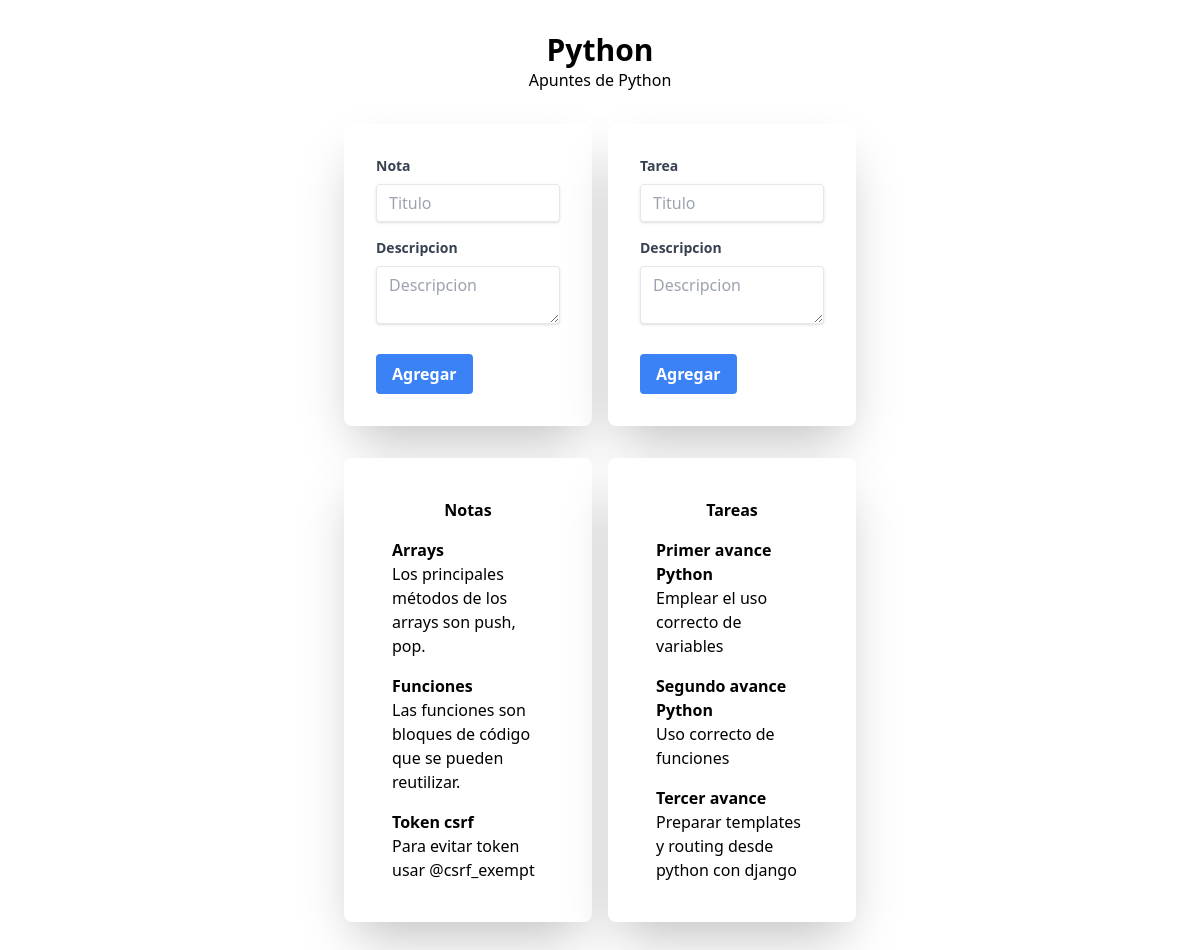
The page /apuntes/25 on the database its author committed.
### app/models.py (models this page shows, shortened)
class Agenda(models.Model):
    nombre = models.CharField(max_length=50)
    descripcion = models.CharField(max_length=200)

class Nota(models.Model):
    titulo = models.CharField(max_length=50)
    descripcion = models.CharField(max_length=200)
    agenda = models.ForeignKey(Agenda, on_delete=models.CASCADE)

class Tarea(models.Model):
    titulo = models.CharField(max_length=50)
    descripcion = models.CharField(max_length=200)
    estado = models.BooleanField(default=False)
    agenda = models.ForeignKey(Agenda, on_delete=models.CASCADE)

### app/views.py (the view, shortened to what this page needs)
# urls.py: path('apuntes/', crear_agenda, name='index'), # por si no se pone el id
@csrf_exempt
def apuntes(request, id):
  try:
    agenda = Agenda.objects.get(id=id)
    notas = Nota.objects.filter(agenda=agenda)
    tareas = Tarea.objects.filter(agenda=agenda)
  except Agenda.DoesNotExist:
    return redirect('index')
  template = loader.get_template('apuntes.html')
  context = {'agenda': agenda, 'notas': notas, 'tareas': tareas}
  render = template.render(context)
  return HttpResponse(render)

### templates/apuntes.html (shortened to what this page needs)
<!DOCTYPE html>
<html lang="es">
<head>
  <script src="https://cdn.tailwindcss.com"></script>
</head>
<body>
  <div class="flex justify-center items-center pt-8">
    <div class="bg-white rounded-lg">
      <h1 class="text-3xl font-bold text-center">{{agenda.nombre}}</h1>
      <p>{{agenda.descripcion}}</p>
    </div>
  </div>
  <div class="grid grid-cols-2 gap-4 max-w-lg mx-auto my-8">
    <div class="bg-white rounded-lg shadow-2xl p-8 max-w-[260px]">
      <form class="" action="{% url 'apuntes' agenda.id %}" method="POST">
        <div class="mb-4">
          <label class="block text-gray-700 text-sm font-bold mb-2" for="nota-titulo">
            Nota
          </label>
          <input class="shadow appearance-none border rounded w-full py-2 px-3 text-gray-700 leading-tight focus:outline-none focus:shadow-outline"
            id="nota-titulo" type="text" placeholder="Titulo" name="titulo" required>
        </div>
        <div class="mb-6">
          <label class="block text-gray-700 text-sm font-bold mb-2" for="nota-descripcion">
            Descripcion
          </label>
          <textarea class="shadow appearance-none border rounded w-full py-2 px-3 text-gray-700 leading-tight focus:outline-none focus:shadow-outline"
            id="nota-descripcion" type="text" placeholder="Descripcion" name="descripcion"></textarea>
        </div>
        <div class="flex items-center justify-between">
          <button class="bg-blue-500 hover:bg-blue-700 text-white font-bold py-2 px-4 rounded focus:outline-none focus:shadow-outline"
            type="submit" name="submit">
            Agregar
          </button>
        </div>
      </form>
    </div>
    <div class="bg-white rounded-lg shadow-2xl p-8 max-w-[260px]">
      <form class="" action="{% url 'apuntes' agenda.id %}" method="POST">
        <div class="mb-4">
          <label class="block text-gray-700 text-sm font-bold mb-2" for="tarea-titulo">
            Tarea
          </label>
          <input class="shadow appearance-none border rounded w-full py-2 px-3 text-gray-700 leading-tight focus:outline-none focus:shadow-outline"
            id="tarea-titulo" type="text" placeholder="Titulo" name="titulo" required>
        </div>
        <div class="mb-6">
          <label class="block text-gray-700 text-sm font-bold mb-2" for="tarea-descripcion">
            Descripcion
          </label>
          <textarea class="shadow appearance-none border rounded w-full py-2 px-3 text-gray-700 leading-tight focus:outline-none focus:shadow-outline"
            id="tarea-descripcion" type="text" placeholder="Descripcion" name="descripcion"></textarea>
        </div>
        <div class="flex items-center justify-between">
          <button class="bg-blue-500 hover:bg-blue-700 text-white font-bold py-2 px-4 rounded focus:outline-none focus:shadow-outline"
            type="submit" name="submit">
            Agregar
          </button>
        </div>
      </form>
    </div>
  </div>
  <div class="grid grid-cols-2 gap-4 max-w-lg mx-auto my-8">
    <div class="bg-white rounded-lg shadow-2xl p-8 max-w-[250px]">
      <table class="table-auto">
        <thead>
          <tr>
            <th class="px-4 py-2">Notas</th>
          </tr>
        </thead>
        <tbody>
          {% for nota in notas %}
            <tr>
                <td class="px-4 py-2">
                  <div class="font-bold">{{ nota.titulo }}</div>
                  <div class="">{{nota.descripcion}}</div>
                </td>
            </tr>
          {% endfor %}
      </table>
    </div>
    <div class="bg-white rounded-lg shadow-2xl p-8 max-w-[250px]">
      <table class="table-auto">
        <thead>
          <tr>
            <th class="px-4 py-2">Tareas</th>
          </tr>
        </thead>
        <tbody>
          {% for tarea in tareas %}
            <tr>
              <td class="px-4 py-2">
                <div class="font-bold">{{ tarea.titulo }}</div>
                <div class="">{{tarea.descripcion}}</div>
              </td>
            </tr>
          {% endfor %}
        </tbody>
      </table>
    </div>
</body>
</html>

### rows shown on the page
Agenda: nombre "Python", descripcion "Apuntes de Python"
Nota: titulo "Arrays", descripcion "Los principales métodos de los arrays son push, pop."
Nota: titulo "Funciones", descripcion "Las funciones son bloques de código que se pueden reutilizar."
Nota: titulo "Token csrf", descripcion "Para evitar token usar @csrf_exempt"
Tarea: titulo "Primer avance Python", descripcion "Emplear el uso correcto de variables"
Tarea: titulo "Segundo avance Python", descripcion "Uso correcto de funciones"
Tarea: titulo "Tercer avance", descripcion "Preparar templates y routing desde python con django"
